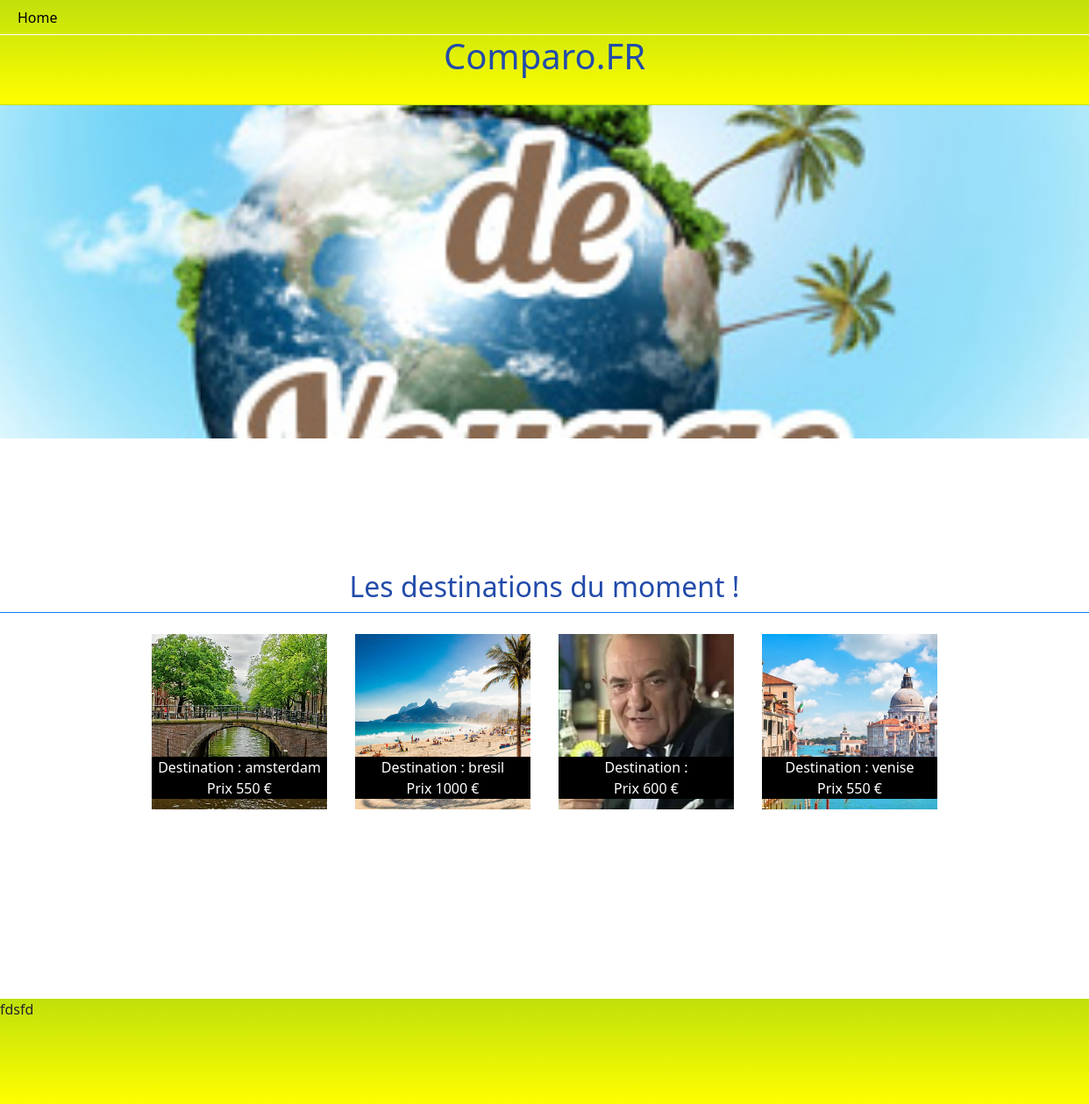
The page / on the database its author committed.
### tables this page shows
CREATE TABLE IF NOT EXISTS `tour_operator` (
  `id` int NOT NULL AUTO_INCREMENT,
  `name` varchar(255) NOT NULL,
  `link` varchar(255) NOT NULL,
  `grade_count` int NOT NULL DEFAULT '0',
  `grade_total` int NOT NULL DEFAULT '0',
  `is_premium` tinyint(1) NOT NULL DEFAULT '0',
  `image` varchar(255) DEFAULT NULL,
  PRIMARY KEY (`id`)
);

CREATE TABLE IF NOT EXISTS `destination` (
  `id` int NOT NULL AUTO_INCREMENT,
  `location` varchar(255) NOT NULL,
  `price` int NOT NULL,
  `tour_operator_id` int NOT NULL,
  `image` varchar(255) NOT NULL,
  PRIMARY KEY (`id`)
);

### repository/Manager.php (called while the page is built, shortened)
<?php
class Manager
{
    private PDO $db;
    public function setDb($db)
    {
        $this->db = $db;
        return $this;
    }
    public function getAllDestinations()
    {
        $query = 'SELECT * FROM destination GROUP BY location';
        $stmt = $this->db->query($query);
        $destinationsData = $stmt->fetchAll(PDO::FETCH_ASSOC);
        $destinations = [];
        foreach ($destinationsData as $destinationData) {
            $destination = new Destination($destinationData);
            $destinations[] = $destination;
        }
        return $destinations;
    }
    public function getPremiumTourOperators()
    {
        $query = 'SELECT * FROM tour_operator WHERE is_premium = 1';
        $stmt = $this->db->query($query);
        $premiumOperatorsData = $stmt->fetchAll(PDO::FETCH_ASSOC);
        $premiumOperators = [];
        foreach ($premiumOperatorsData as $premiumOperatorData) {
            $premiumOperators[] = new TourOperateur($premiumOperatorData);
        }
        return $premiumOperators;
    }
}

### entity/TourOperateur.php (called while the page is built, shortened)
<?php
Class TourOperateur
{
    private string $name;
    private string $image;
    public function setId($id)
    {
        return $this;
    }
    public function getName()
    {
        return $this->name;
    }
    public function setName($name)
    {
        $this->name = $name;
        return $this;
    }
    public function setLink($link)
    {
        return $this;
    }
    public function setGrade_count($grade_count)
    {
        return $this;
    }
    public function setGrade_total($grade_total)
    {
        return $this;
    }
    public function setIs_premium($is_premium)
    {
        return $this;
    }
    public function getImage()
    {
        return $this->image;
    }
    public function setImage($image)
    {
        $this->image = $image;
        return $this;
    }
}
?>

### entity/Destination.php (called while the page is built, shortened)
<?php
class Destination
{
    private $location;
    private $price;
    private $image;
    public function setId($id)
    {
        return $this;
    }
    public function getLocation()
    {
        return $this->location;
    }
    public function setLocation($location)
    {
        $this->location = $location;
        return $this;
    }
    public function getPrice()
    {
        return $this->price;
    }
    public function setPrice($price)
    {
        $this->price = $price;
        return $this;
    }
    public function setTour_operator_id($tour_operator_id)
    {
        return $this;
    }
    public function getImage()
    {
        return $this->image;
    }
    public function setImage($image)
    {
        $this->image = $image;
        return $this;
    }
}

### index.php (the view, shortened to what this page needs)
<?php
require_once("./utils/connexion.php");
$manager = new Manager($bdd);
$destinations = $manager->getAllDestinations();
?>
<!DOCTYPE html>
<html lang="en">
<head>
    <link href="https://cdn.jsdelivr.net/npm/bootstrap@5.3.1/dist/css/bootstrap.min.css" rel="stylesheet">
    <link rel="stylesheet" href="css/style.css">
</head>
<body>
    <div class="container-fluid">
        <header>
            <nav class="navbar navbar-expand-lg">
                <div class="container-fluid">
                    <div class="collapse navbar-collapse" id="navbarSupportedContent">
                        <ul class="navbar-nav me-auto mb-2 mb-lg-0">
                            <li class="nav-item">
                                <a class="nav-link active" aria-current="page" href="#">Home</a>
                            </li>
                        </ul>
                    </div>
                </div>
            </nav>
            <h1>Comparo.FR</h1>
        </header>
        <div class="background">
            <div id="slider">
                <?php
                $premiumTourOperators = $manager->getPremiumTourOperators();
                foreach ($premiumTourOperators as $operator) {
                    echo '<img src="' . $operator->getImage() . '" alt="' . $operator->getName() . '" class="active">';
                }
                ?>
            </div>
        </div>
        <section>
            <div class="row justify-content-center affichage">
                <h2>Les destinations du moment ! </h2>
                <?php foreach ($destinations as $destination) : ?>
                    <a href="liste.php?location=<?php echo $destination->getLocation(); ?>" class="col-3 m-3" style="background:url('<?php echo $destination->getImage(); ?>')top center no-repeat; background-size:cover;">
                        <p class="dest">Destination : <?php echo $destination->getLocation(); ?></p>
                        <p class="prix">Prix <?php echo $destination->getPrice(); ?> €</p>
                    </a>
                <?php endforeach; ?>
            </div>
        </section>
    </div>
    <footer>fdsfd</footer>
</body>
</html>

### css/style.css (style rules this page uses)
body { overflow-x: hidden; width: 100vw; min-height: 100vh; margin: 0; padding: 0; display: flex; flex-direction: column; }
header { position: fixed; width: 100%; height: 120px; top: 0; left: 0; background: linear-gradient(#c0e00b, yellow); border-bottom: 1px solid #c0e00b; z-index: 100; }
nav { height: 40px; border-bottom: 1px solid white; }
h1 { position: fixed; width: 100%; top: 40px; color: rgb(34, 75, 170); text-align: center; }
h2 { width: 100%; text-align: center; color: rgb(34, 75, 170); }
.affichage { margin-top: 150px; }
.affichage a { position: relative; display: block; height: 200px; width: 200px; color: white; text-decoration: none; overflow-x: hidden; }
.dest { position: absolute; width: 100%; left: 0; top: 70%; text-align: center; background: rgb(34, 75, 170); }
.prix { position: absolute; width: 100%; left: 0; top: 82%; text-align: center; background: rgb(34, 75, 170); }
.col-3 { position: relative; margin-bottom: 20px; }
footer { position: relative; min-height: 120px; width: 100%; margin-top: 200px; bottom: 0; background: linear-gradient(#c0e00b, yellow); }
.dest { position: absolute; width: 100%; left: 0; top: 70%; text-align: center; background: black; }
.prix { position: absolute; width: 100%; left: 0; top: 82%; text-align: center; background: black; }
h2 { border-bottom: 1px solid #007bff; padding-bottom: 10px; width: 100%; }
.background { position: relative; height: 500px; width: 105%; left: -15px; }
#slider { position: absolute; height: 100%; width: 100%; top: 0; left: 0; background: black; }
#slider img { position: absolute; object-fit: cover; height: 100%; width: 100%; opacity: 0; transition: all 1s ease; }
#slider img.active { opacity: 1; }

### rows shown on the page
tour_operator: image (picture)
destination: location+image (picture), location "amsterdam", price "550"
destination: image (picture), location "bresil", price "1000"
destination: image (picture), price "600"
destination: location+image (picture), location "venise", price "550"
